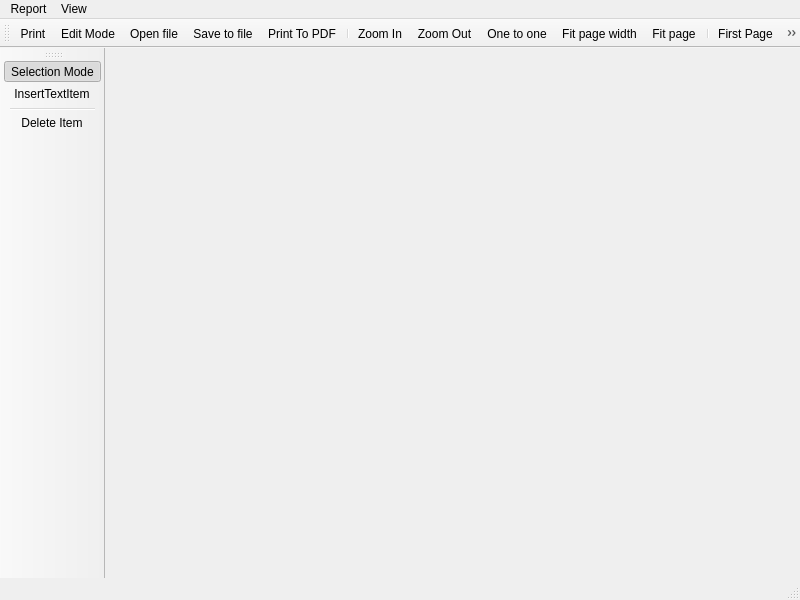
<?xml version="1.0" encoding="UTF-8"?>
<ui version="4.0">
 <class>LimeReport::PreviewReportWindow</class>
 <widget class="QMainWindow" name="LimeReport::PreviewReportWindow">
  <property name="geometry">
   <rect>
    <x>0</x>
    <y>0</y>
    <width>800</width>
    <height>600</height>
   </rect>
  </property>
  <property name="windowTitle">
   <string>Preview</string>
  </property>
  <widget class="QWidget" name="centralwidget">
   <layout class="QVBoxLayout" name="verticalLayout">
    <property name="leftMargin">
     <number>1</number>
    </property>
    <property name="topMargin">
     <number>1</number>
    </property>
    <property name="rightMargin">
     <number>1</number>
    </property>
    <property name="bottomMargin">
     <number>1</number>
    </property>
   </layout>
  </widget>
  <widget class="QMenuBar" name="menubar">
   <property name="geometry">
    <rect>
     <x>0</x>
     <y>0</y>
     <width>800</width>
     <height>21</height>
    </rect>
   </property>
   <widget class="QMenu" name="menuView">
    <property name="title">
     <string>View</string>
    </property>
    <addaction name="actionZoomIn"/>
    <addaction name="actionZoomOut"/>
    <addaction name="separator"/>
    <addaction name="actionShow_Toolbar"/>
   </widget>
   <widget class="QMenu" name="menuReport">
    <property name="title">
     <string>Report</string>
    </property>
    <addaction name="actionPrint"/>
    <addaction name="actionPrint_To_PDF"/>
   </widget>
   <addaction name="menuReport"/>
   <addaction name="menuView"/>
  </widget>
  <widget class="QStatusBar" name="statusbar"/>
  <widget class="QToolBar" name="toolBar">
   <property name="windowTitle">
    <string>MainToolBar</string>
   </property>
   <property name="iconSize">
    <size>
     <width>16</width>
     <height>16</height>
    </size>
   </property>
   <attribute name="toolBarArea">
    <enum>TopToolBarArea</enum>
   </attribute>
   <attribute name="toolBarBreak">
    <bool>false</bool>
   </attribute>
   <addaction name="actionPrint"/>
   <addaction name="actionEdit_Mode"/>
   <addaction name="actionOpen_file"/>
   <addaction name="actionSaveToFile"/>
   <addaction name="actionPrint_To_PDF"/>
   <addaction name="separator"/>
   <addaction name="actionZoomIn"/>
   <addaction name="actionZoomOut"/>
   <addaction name="actionOne_to_one"/>
   <addaction name="actionFit_page_width"/>
   <addaction name="actionFit_page"/>
   <addaction name="separator"/>
   <addaction name="actionFirst_Page"/>
   <addaction name="actionPriorPage"/>
   <addaction name="actionNextPage"/>
   <addaction name="actionLast_Page"/>
   <addaction name="separator"/>
   <addaction name="actionClosePreview"/>
   <addaction name="actionShowMessages"/>
  </widget>
  <widget class="QToolBar" name="editModeTools">
   <property name="enabled">
    <bool>true</bool>
   </property>
   <property name="windowTitle">
    <string>EditModeTools</string>
   </property>
   <attribute name="toolBarArea">
    <enum>LeftToolBarArea</enum>
   </attribute>
   <attribute name="toolBarBreak">
    <bool>false</bool>
   </attribute>
   <addaction name="actionSelection_Mode"/>
   <addaction name="actionInsertTextItem"/>
   <addaction name="separator"/>
   <addaction name="actionDelete_Item"/>
  </widget>
  <action name="actionPrint">
   <property name="icon">
    <iconset resource="report.qrc">
     <normaloff>:/report/images/print</normaloff>:/report/images/print</iconset>
   </property>
   <property name="text">
    <string>Print</string>
   </property>
   <property name="shortcut">
    <string>Ctrl+P</string>
   </property>
  </action>
  <action name="actionZoomIn">
   <property name="icon">
    <iconset resource="report.qrc">
     <normaloff>:/report/images/zoomIn</normaloff>:/report/images/zoomIn</iconset>
   </property>
   <property name="text">
    <string>Zoom In</string>
   </property>
  </action>
  <action name="actionZoomOut">
   <property name="icon">
    <iconset resource="report.qrc">
     <normaloff>:/report/images/zoomOut</normaloff>:/report/images/zoomOut</iconset>
   </property>
   <property name="text">
    <string>Zoom Out</string>
   </property>
  </action>
  <action name="actionPriorPage">
   <property name="icon">
    <iconset resource="report.qrc">
     <normaloff>:/report/images/prior</normaloff>:/report/images/prior</iconset>
   </property>
   <property name="text">
    <string>Prior Page</string>
   </property>
   <property name="toolTip">
    <string>Prior Page</string>
   </property>
  </action>
  <action name="actionNextPage">
   <property name="icon">
    <iconset resource="report.qrc">
     <normaloff>:/report/images/next</normaloff>:/report/images/next</iconset>
   </property>
   <property name="text">
    <string>Next Page</string>
   </property>
   <property name="toolTip">
    <string>Next Page</string>
   </property>
  </action>
  <action name="actionClosePreview">
   <property name="icon">
    <iconset resource="report.qrc">
     <normaloff>:/report/images/closebox</normaloff>:/report/images/closebox</iconset>
   </property>
   <property name="text">
    <string>Close Preview</string>
   </property>
   <property name="toolTip">
    <string>Close Preview</string>
   </property>
   <property name="shortcut">
    <string>Esc</string>
   </property>
  </action>
  <action name="actionEdit_Mode">
   <property name="checkable">
    <bool>true</bool>
   </property>
   <property name="icon">
    <iconset resource="report.qrc">
     <normaloff>:/report/images/edit</normaloff>:/report/images/edit</iconset>
   </property>
   <property name="text">
    <string>Edit Mode</string>
   </property>
  </action>
  <action name="actionSaveToFile">
   <property name="icon">
    <iconset resource="report.qrc">
     <normaloff>:/report/images/save</normaloff>:/report/images/save</iconset>
   </property>
   <property name="text">
    <string>Save to file</string>
   </property>
   <property name="toolTip">
    <string>Save to file</string>
   </property>
  </action>
  <action name="actionShowMessages">
   <property name="checkable">
    <bool>true</bool>
   </property>
   <property name="icon">
    <iconset resource="databrowser/lrdatabrowser.qrc">
     <normaloff>:/databrowser/images/error_message_2.png</normaloff>:/databrowser/images/error_message_2.png</iconset>
   </property>
   <property name="text">
    <string>Show errors</string>
   </property>
   <property name="toolTip">
    <string>Show errors</string>
   </property>
  </action>
  <action name="actionFirst_Page">
   <property name="icon">
    <iconset resource="report.qrc">
     <normaloff>:/report/images/first</normaloff>:/report/images/first</iconset>
   </property>
   <property name="text">
    <string>First Page</string>
   </property>
   <property name="toolTip">
    <string>First page</string>
   </property>
  </action>
  <action name="actionLast_Page">
   <property name="icon">
    <iconset resource="report.qrc">
     <normaloff>:/report/images/last</normaloff>:/report/images/last</iconset>
   </property>
   <property name="text">
    <string>Last Page</string>
   </property>
   <property name="toolTip">
    <string>Last Page</string>
   </property>
  </action>
  <action name="actionPrint_To_PDF">
   <property name="icon">
    <iconset resource="report.qrc">
     <normaloff>:/report/images/pdf</normaloff>:/report/images/pdf</iconset>
   </property>
   <property name="text">
    <string>Print To PDF</string>
   </property>
  </action>
  <action name="actionFit_page_width">
   <property name="icon">
    <iconset resource="report.qrc">
     <normaloff>:/report/images/FitWidth.png</normaloff>:/report/images/FitWidth.png</iconset>
   </property>
   <property name="text">
    <string>Fit page width</string>
   </property>
  </action>
  <action name="actionFit_page">
   <property name="icon">
    <iconset resource="report.qrc">
     <normaloff>:/report/images/FitPage.png</normaloff>:/report/images/FitPage.png</iconset>
   </property>
   <property name="text">
    <string>Fit page</string>
   </property>
  </action>
  <action name="actionOne_to_one">
   <property name="icon">
    <iconset resource="report.qrc">
     <normaloff>:/report/images/OneToOne.png</normaloff>:/report/images/OneToOne.png</iconset>
   </property>
   <property name="text">
    <string>One to one</string>
   </property>
  </action>
  <action name="actionShow_Toolbar">
   <property name="checkable">
    <bool>false</bool>
   </property>
   <property name="checked">
    <bool>false</bool>
   </property>
   <property name="icon">
    <iconset resource="report.qrc">
     <normaloff>:/report/images/toolbar</normaloff>:/report/images/toolbar</iconset>
   </property>
   <property name="text">
    <string>Show Toolbar</string>
   </property>
   <property name="toolTip">
    <string>Show toolbar</string>
   </property>
  </action>
  <action name="actionInsertTextItem">
   <property name="checkable">
    <bool>true</bool>
   </property>
   <property name="icon">
    <iconset resource="items/items.qrc">
     <normaloff>:/items/TextItem</normaloff>:/items/TextItem</iconset>
   </property>
   <property name="text">
    <string>InsertTextItem</string>
   </property>
   <property name="toolTip">
    <string>Add new TextItem</string>
   </property>
  </action>
  <action name="actionSelection_Mode">
   <property name="checkable">
    <bool>true</bool>
   </property>
   <property name="checked">
    <bool>true</bool>
   </property>
   <property name="icon">
    <iconset resource="report.qrc">
     <normaloff>:/report/images/editMode</normaloff>:/report/images/editMode</iconset>
   </property>
   <property name="text">
    <string>Selection Mode</string>
   </property>
  </action>
  <action name="actionDelete_Item">
   <property name="icon">
    <iconset resource="report.qrc">
     <normaloff>:/report/images/delete</normaloff>:/report/images/delete</iconset>
   </property>
   <property name="text">
    <string>Delete Item</string>
   </property>
   <property name="shortcut">
    <string>Del</string>
   </property>
  </action>
  <action name="actionOpen_file">
   <property name="icon">
    <iconset resource="report.qrc">
     <normaloff>:/report/images/folder</normaloff>:/report/images/folder</iconset>
   </property>
   <property name="text">
    <string>Open file</string>
   </property>
   <property name="toolTip">
    <string>Open file</string>
   </property>
   <property name="menuRole">
    <enum>QAction::TextHeuristicRole</enum>
   </property>
  </action>
 </widget>
 <resources>
  <include location="report.qrc"/>
  <include location="items/items.qrc"/>
  <include location="databrowser/lrdatabrowser.qrc"/>
  <include location="report.qrc"/>
  <include location="items/items.qrc"/>
  <include location="databrowser/lrdatabrowser.qrc"/>
 </resources>
 <connections>
  <connection>
   <sender>actionPrint</sender>
   <signal>triggered()</signal>
   <receiver>LimeReport::PreviewReportWindow</receiver>
   <slot>slotPrint()</slot>
   <hints>
    <hint type="sourcelabel">
     <x>-1</x>
     <y>-1</y>
    </hint>
    <hint type="destinationlabel">
     <x>399</x>
     <y>299</y>
    </hint>
   </hints>
  </connection>
  <connection>
   <sender>actionPriorPage</sender>
   <signal>triggered()</signal>
   <receiver>LimeReport::PreviewReportWindow</receiver>
   <slot>slotPriorPage()</slot>
   <hints>
    <hint type="sourcelabel">
     <x>-1</x>
     <y>-1</y>
    </hint>
    <hint type="destinationlabel">
     <x>399</x>
     <y>299</y>
    </hint>
   </hints>
  </connection>
  <connection>
   <sender>actionNextPage</sender>
   <signal>triggered()</signal>
   <receiver>LimeReport::PreviewReportWindow</receiver>
   <slot>slotNextPage()</slot>
   <hints>
    <hint type="sourcelabel">
     <x>-1</x>
     <y>-1</y>
    </hint>
    <hint type="destinationlabel">
     <x>399</x>
     <y>299</y>
    </hint>
   </hints>
  </connection>
  <connection>
   <sender>actionZoomIn</sender>
   <signal>triggered()</signal>
   <receiver>LimeReport::PreviewReportWindow</receiver>
   <slot>slotZoomIn()</slot>
   <hints>
    <hint type="sourcelabel">
     <x>-1</x>
     <y>-1</y>
    </hint>
    <hint type="destinationlabel">
     <x>399</x>
     <y>299</y>
    </hint>
   </hints>
  </connection>
  <connection>
   <sender>actionZoomOut</sender>
   <signal>triggered()</signal>
   <receiver>LimeReport::PreviewReportWindow</receiver>
   <slot>slotZoomOut()</slot>
   <hints>
    <hint type="sourcelabel">
     <x>-1</x>
     <y>-1</y>
    </hint>
    <hint type="destinationlabel">
     <x>399</x>
     <y>299</y>
    </hint>
   </hints>
  </connection>
  <connection>
   <sender>actionClosePreview</sender>
   <signal>triggered()</signal>
   <receiver>LimeReport::PreviewReportWindow</receiver>
   <slot>close()</slot>
   <hints>
    <hint type="sourcelabel">
     <x>-1</x>
     <y>-1</y>
    </hint>
    <hint type="destinationlabel">
     <x>399</x>
     <y>299</y>
    </hint>
   </hints>
  </connection>
  <connection>
   <sender>actionFirst_Page</sender>
   <signal>triggered()</signal>
   <receiver>LimeReport::PreviewReportWindow</receiver>
   <slot>slotFirstPage()</slot>
   <hints>
    <hint type="sourcelabel">
     <x>-1</x>
     <y>-1</y>
    </hint>
    <hint type="destinationlabel">
     <x>399</x>
     <y>299</y>
    </hint>
   </hints>
  </connection>
  <connection>
   <sender>actionLast_Page</sender>
   <signal>triggered()</signal>
   <receiver>LimeReport::PreviewReportWindow</receiver>
   <slot>slotLastPage()</slot>
   <hints>
    <hint type="sourcelabel">
     <x>-1</x>
     <y>-1</y>
    </hint>
    <hint type="destinationlabel">
     <x>399</x>
     <y>299</y>
    </hint>
   </hints>
  </connection>
  <connection>
   <sender>actionPrint_To_PDF</sender>
   <signal>triggered()</signal>
   <receiver>LimeReport::PreviewReportWindow</receiver>
   <slot>slotPrintToPDF()</slot>
   <hints>
    <hint type="sourcelabel">
     <x>-1</x>
     <y>-1</y>
    </hint>
    <hint type="destinationlabel">
     <x>399</x>
     <y>299</y>
    </hint>
   </hints>
  </connection>
  <connection>
   <sender>actionInsertTextItem</sender>
   <signal>triggered()</signal>
   <receiver>LimeReport::PreviewReportWindow</receiver>
   <slot>slotInsertNewTextItem()</slot>
   <hints>
    <hint type="sourcelabel">
     <x>-1</x>
     <y>-1</y>
    </hint>
    <hint type="destinationlabel">
     <x>399</x>
     <y>299</y>
    </hint>
   </hints>
  </connection>
  <connection>
   <sender>actionSelection_Mode</sender>
   <signal>triggered()</signal>
   <receiver>LimeReport::PreviewReportWindow</receiver>
   <slot>slotActivateItemSelectionMode()</slot>
   <hints>
    <hint type="sourcelabel">
     <x>-1</x>
     <y>-1</y>
    </hint>
    <hint type="destinationlabel">
     <x>399</x>
     <y>299</y>
    </hint>
   </hints>
  </connection>
  <connection>
   <sender>actionDelete_Item</sender>
   <signal>triggered()</signal>
   <receiver>LimeReport::PreviewReportWindow</receiver>
   <slot>slotDeleteSelectedItems()</slot>
   <hints>
    <hint type="sourcelabel">
     <x>-1</x>
     <y>-1</y>
    </hint>
    <hint type="destinationlabel">
     <x>399</x>
     <y>299</y>
    </hint>
   </hints>
  </connection>
 </connections>
 <slots>
  <slot>slotNextPage()</slot>
  <slot>slotPriorPage()</slot>
  <slot>slotZoomIn()</slot>
  <slot>slotZoomOut()</slot>
  <slot>slotPrint()</slot>
  <slot>slotFirstPage()</slot>
  <slot>slotLastPage()</slot>
  <slot>slotPrintToPDF()</slot>
  <slot>slotInsertNewTextItem()</slot>
  <slot>slotActivateItemSelectionMode()</slot>
  <slot>slotDeleteSelectedItems()</slot>
 </slots>
</ui>
